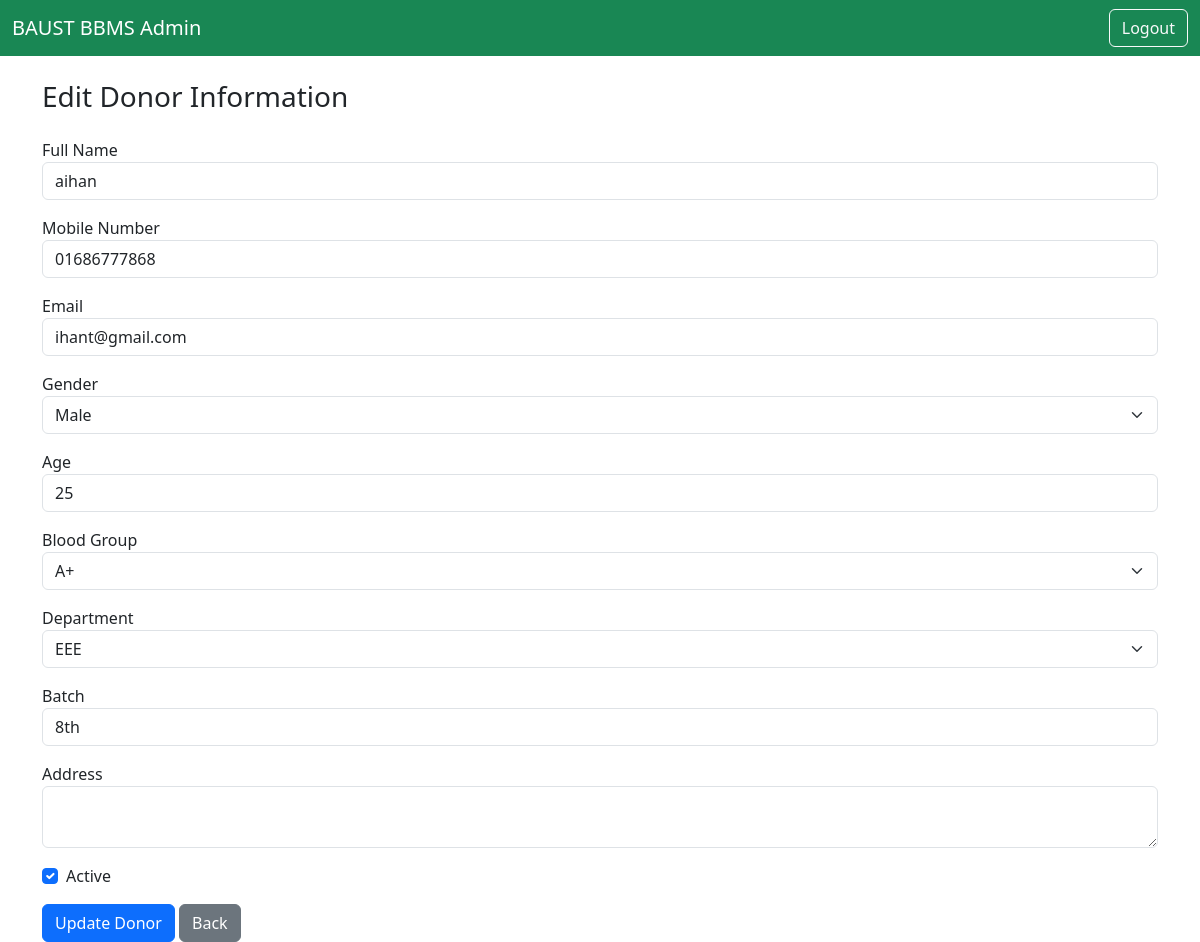
The app's page /edit-donor.php?id=2 (signed in) with its own data.
### tables this page shows
CREATE TABLE `tblblooddonars` (
  `id` int(11) NOT NULL,
  `FullName` varchar(100) DEFAULT NULL,
  `MobileNumber` varchar(20) DEFAULT NULL,
  `Emailid` varchar(100) DEFAULT NULL,
  `Gender` varchar(10) DEFAULT NULL,
  `Age` int(11) DEFAULT NULL,
  `BloodGroup` varchar(5) DEFAULT NULL,
  `Address` text,
  `Message` text,
  `PostingDate` date DEFAULT NULL,
  `Status` int(11) DEFAULT NULL,
  `Password` varchar(255) DEFAULT NULL,
  `Batch` varchar(20) DEFAULT NULL,
  `Department` varchar(50) DEFAULT NULL,
  `ProfileImage` varchar(255) DEFAULT 'uploads/default.png'
);

CREATE TABLE `tblbloodgroup` (
  `id` int(11) NOT NULL,
  `BloodGroup` varchar(10) NOT NULL,
  `PostingDate` datetime DEFAULT CURRENT_TIMESTAMP
);

CREATE TABLE `tblbaustdpts` (
  `id` int(11) NOT NULL,
  `Department` varchar(100) NOT NULL
);

### edit-donor.php (the view, shortened to what this page needs)
<?php
include '../includes/dbconnect.php';
$donor_id = intval($_GET['id']);
$sql = "SELECT * FROM tblblooddonars WHERE id = ?";
$stmt = $conn->prepare($sql);
$stmt->bind_param("i", $donor_id);
$stmt->execute();
$result = $stmt->get_result();
$donor = $result->fetch_assoc();
$bloodGroups = $conn->query("SELECT * FROM tblbloodgroup");
$departments = $conn->query("SELECT * FROM tblbaustdpts");
?>
<!DOCTYPE html>
<html lang="en">
<head>
  <link href="https://cdn.jsdelivr.net/npm/bootstrap@5.3.0/dist/css/bootstrap.min.css" rel="stylesheet">
</head>
<body>
<nav class="navbar navbar-dark bg-success">
  <div class="container-fluid">
    <a class="navbar-brand" href="index.php">BAUST BBMS Admin</a>
    <a href="admin-logout.php" class="btn btn-outline-light">Logout</a>
  </div>
</nav>
<div class="container mt-4">
  <h3 class="mb-4">Edit Donor Information</h3>
  <form method="POST">
    <div class="mb-3">
      <label>Full Name</label>
      <input type="text" name="fullname" class="form-control" required value="<?= htmlspecialchars($donor['FullName']) ?>">
    </div>
    <div class="mb-3">
      <label>Mobile Number</label>
      <input type="text" name="mobileno" class="form-control" required value="<?= htmlspecialchars($donor['MobileNumber']) ?>">
    </div>
    <div class="mb-3">
      <label>Email</label>
      <input type="email" name="email" class="form-control" value="<?= htmlspecialchars($donor['Emailid']) ?>">
    </div>
    <div class="mb-3">
      <label>Gender</label>
      <select name="gender" class="form-select">
        <option value="Male" <?= $donor['Gender'] == 'Male' ? 'selected' : '' ?>>Male</option>
      </select>
    </div>
    <div class="mb-3">
      <label>Age</label>
      <input type="number" name="age" class="form-control" required value="<?= $donor['Age'] ?>">
    </div>
    <div class="mb-3">
      <label>Blood Group</label>
      <select name="bloodgroup" class="form-select" required>
        <?php while ($bg = $bloodGroups->fetch_assoc()): ?>
          <option value="<?= $bg['id'] ?>" <?= $bg['id'] == $donor['BloodGroup'] ? 'selected' : '' ?>>
            <?= $bg['BloodGroup'] ?>
          </option>
        <?php endwhile; ?>
      </select>
    </div>
    <div class="mb-3">
      <label>Department</label>
      <select name="department" class="form-select" required>
        <?php while ($dept = $departments->fetch_assoc()): ?>
          <option value="<?= $dept['id'] ?>" <?= $dept['id'] == $donor['Department'] ? 'selected' : '' ?>>
            <?= $dept['Department'] ?>
          </option>
        <?php endwhile; ?>
      </select>
    </div>
    <div class="mb-3">
      <label>Batch</label>
      <input type="text" name="batch" class="form-control" value="<?= htmlspecialchars($donor['Batch']) ?>">
    </div>
    <div class="mb-3">
      <label>Address</label>
      <textarea name="address" class="form-control"><?= htmlspecialchars($donor['Address']) ?></textarea>
    </div>
    <div class="form-check mb-3">
      <input class="form-check-input" type="checkbox" name="status" value="1" <?= $donor['Status'] ? 'checked' : '' ?>>
      <label class="form-check-label">Active</label>
    </div>
    <button type="submit" class="btn btn-primary">Update Donor</button>
    <a href="donor-list.php" class="btn btn-secondary">Back</a>
  </form>
</div>
</body>
</html>

### records on screen
tblblooddonars: fullname "aihan", mobileno "01686777868", email "ihant@gmail.com", gender "Male", age "25", bloodgroup "A+", department "EEE", batch "8th", Status "☑"
